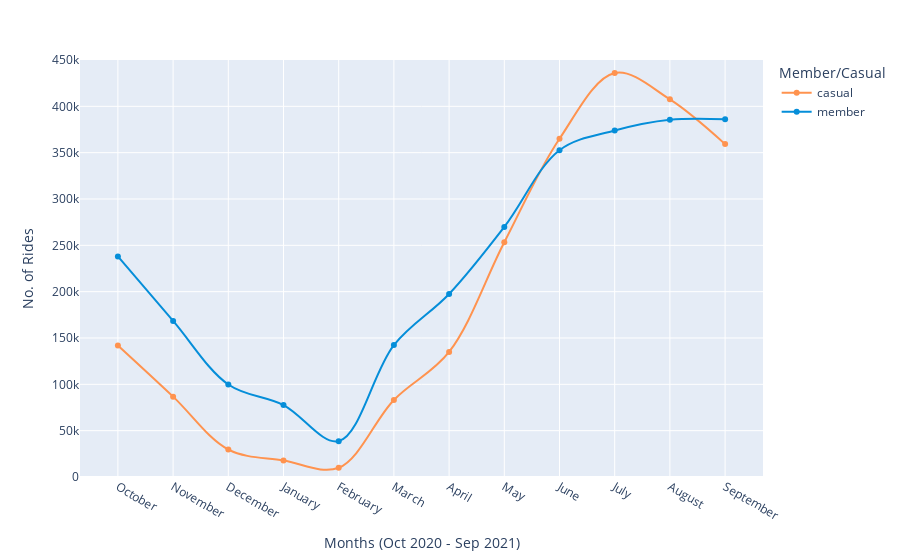

The notebook cell this image was saved under:
### Code cell
fig_2=df.groupby(['year','month','member_casual'],as_index=False).count()
fig_2=fig_2[fig_2['ride_id']!=0]


px.line(fig_2,x='month',y='ride_id',range_y=[0,450000],
       color='member_casual',
       line_shape='spline',
       markers=True,
       labels = {'ride_id': 'No. of Rides', 'month': 'Months (Oct 2020 - Sep 2021)', 'member_casual': 'Member/Casual'},
        hover_name = 'member_casual', hover_data = {'member_casual': False, 'month': True, 'ride_id': True}, 
        color_discrete_map = {'casual': '#FF934F', 'member': '#058ED9'})

### Figure 1 — Plotly figure (JSON) as saved in the notebook; plotly's stock layout.template omitted (floating-point values rounded to 4 significant figures)
{"data": [{"customdata": [["casual"], ["casual"], ["casual"], ["casual"], ["casual"], ["casual"], ["casual"], ["casual"], ["casual"], ["casual"], ["casual"], ["casual"]], "hovertemplate": "<b>%{hovertext}</b><br><br>Months (Oct 2020 - Sep 2021)=%{x}<br>No. of Rides=%{y}<extra></extra>", "hovertext": ["casual", "casual", "casual", "casual", "casual", "casual", "casual", "casual", "casual", "casual", "casual", "casual"], "legendgroup": "casual", "line": {"color": "#FF934F", "dash": "solid", "shape": "spline"}, "marker": {"symbol": "circle"}, "mode": "markers+lines", "name": "casual", "orientation": "v", "showlegend": true, "type": "scatter", "x": ["October", "November", "December", "January", "February", "March", "April", "May", "June", "July", "August", "September"], "xaxis": "x", "y": [141922, 86730, 29665, 17842, 9964, 83148, 134945, 253346, 365023, 435927, 407517, 359226], "yaxis": "y"}, {"customdata": [["member"], ["member"], ["member"], ["member"], ["member"], ["member"], ["member"], ["member"], ["member"], ["member"], ["member"], ["member"]], "hovertemplate": "<b>%{hovertext}</b><br><br>Months (Oct 2020 - Sep 2021)=%{x}<br>No. of Rides=%{y}<extra></extra>", "hovertext": ["member", "member", "member", "member", "member", "member", "member", "member", "member", "member", "member", "member"], "legendgroup": "member", "line": {"color": "#058ED9", "dash": "solid", "shape": "spline"}, "marker": {"symbol": "circle"}, "mode": "markers+lines", "name": "member", "orientation": "v", "showlegend": true, "type": "scatter", "x": ["October", "November", "December", "January", "February", "March", "April", "May", "June", "July", "August", "September"], "xaxis": "x", "y": [237996, 168432, 99832, 77573, 38685, 142375, 197477, 269897, 352676, 373833, 385426, 385959], "yaxis": "y"}], "layout": {"legend": {"title": {"text": "Member/Casual"}, "tracegroupgap": 0}, "margin": {"t": 60}, "xaxis": {"anchor": "y", "domain": [0, 1], "title": {"text": "Months (Oct 2020 - Sep 2021)"}}, "yaxis": {"anchor": "x", "domain": [0, 1], "range": [0, 450000], "title": {"text": "No. of Rides"}}}}
